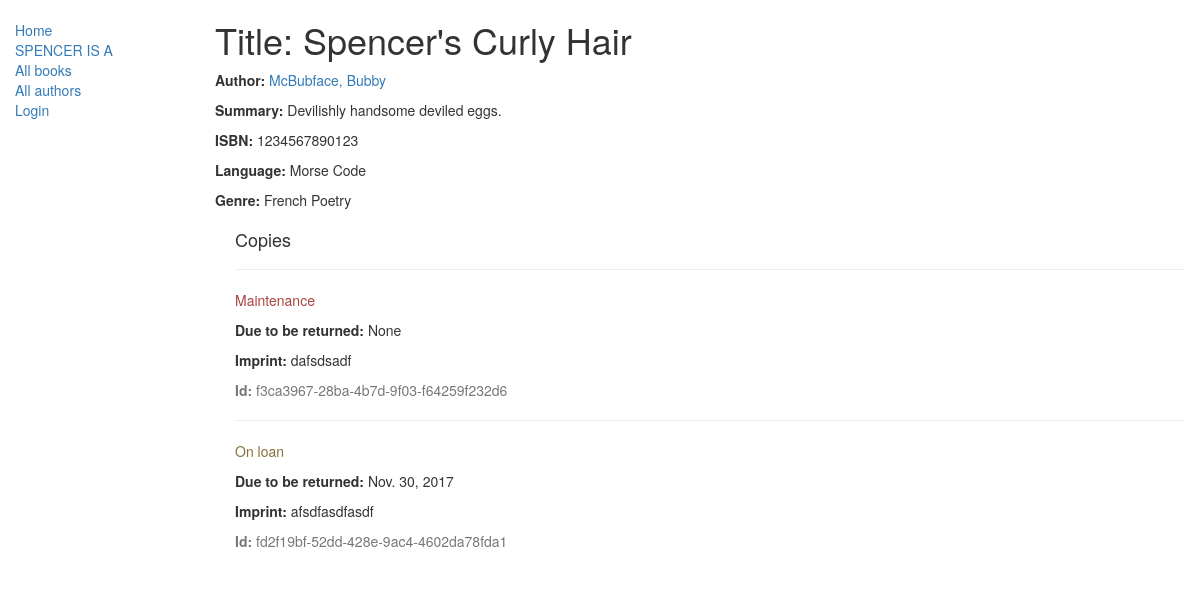
/catalog/book/1, run on the app's committed database.
### catalog/models.py (models this page shows, shortened)
class Book(models.Model):
    title = models.CharField(max_length=200)
    author = models.ForeignKey('Author', on_delete=models.SET_NULL, null=True)
    summary = models.TextField(max_length=1000, help_text="Enter a brief description of the book")
    isbn = models.CharField('ISBN',max_length=13, help_text='13 Character <a href="https://www.isbn-international.org/content/what-isbn">ISBN number</a>')
    genre = models.ManyToManyField(Genre, help_text="Select a genre for this book")
    language = models.ForeignKey('Language', on_delete=models.SET_NULL, null=True)
    def display_genre(self):
        """
        Creates a string for the Genre. This is required to display genre in Admin.
        """
        return ', '.join([ genre.name for genre in self.genre.all()[:3] ])
    display_genre.short_description = 'Genre'

class Author(models.Model):
    first_name = models.CharField(max_length=100)
    last_name = models.CharField(max_length=100)
    date_of_birth = models.DateField(null=True, blank=True)
    date_of_death = models.DateField('died', null=True, blank=True)
    def get_absolute_url(self):
        return reverse('author-detail', args=[str(self.id)])
    def __str__(self):
        return '%s, %s' % (self.last_name, self.first_name)

class Language(models.Model):
    language_name = models.CharField(max_length=200, help_text="Set book's natural language")
    def __str__(self):
        return '%s' % (self.language_name)

class Genre(models.Model):
    name = models.CharField(max_length=200, help_text="Enter a book genre (e.g. Science Fiction, French Poetry etc.)")
    def __str__(self):
        return self.name

class BookInstance(models.Model):
    id = models.UUIDField(primary_key=True, default=uuid.uuid4, help_text="Unique ID for this particular book across whole library")
    book = models.ForeignKey('Book', on_delete=models.SET_NULL, null=True)
    imprint = models.CharField(max_length=200)
    due_back = models.DateField(null=True, blank=True)
    LOAN_STATUS = (
        ('m', 'Maintenance'),
        ('o', 'On loan'),
        ('a', 'Available'),
        ('r', 'Reserved'),
    )
    status = models.CharField(max_length=1, choices=LOAN_STATUS, blank=True, default='m', help_text='Book availability')
    borrower = models.ForeignKey(User, on_delete=models.SET_NULL, null=True, blank=True)
    class Meta:
        ordering = ["due_back"]
        permissions = (("can_mark_returned", "Set book as returned"),)

### catalog/views.py (the view)
# urls.py: url(r'^book/(?P<pk>\d+)$', views.BookDetailView.as_view(), name='book-detail'),
class BookDetailView(generic.DetailView):
    model = Book
    paginate_by = 10

### catalog/templates/catalog/book_detail.html
{% extends "base_generic.html" %}
{% block content %}
  <h1>Title: {{ book.title }}</h1>
  <p><strong>Author:</strong> <a href="{{ book.author.get_absolute_url }}">{{ book.author }}</a></p>
  <p><strong>Summary:</strong> {{ book.summary }}</p>
  <p><strong>ISBN:</strong> {{ book.isbn }}</p>
  <p><strong>Language:</strong> {{ book.language }}</p>
  <p><strong>Genre:</strong> {% for genre in book.genre.all %} {{ genre }}{% if not forloop.last %}, {% endif %}{% endfor %}</p>
  <div style="margin-left:20px;margin-top:20px">
    <h4>Copies</h4>
    {% for copy in book.bookinstance_set.all %}
    <hr>
    <p class="{% if copy.status == 'a' %}text-success{% elif copy.status == 'm' %}text-danger{% else %}text-warning{% endif %}">{{ copy.get_status_display }}</p>
    {% if copy.status != 'a' %}<p><strong>Due to be returned:</strong> {{copy.due_back}}</p>{% endif %}
    <p><strong>Imprint:</strong> {{copy.imprint}}</p>
    <p class="text-muted"><strong>Id:</strong> {{copy.id}}</p>
    {% endfor %}
  </div>
{% endblock %}

### data on the page
Book: title "Spencer's Curly Hair", author "McBubface, Bubby", summary "Devilishly handsome deviled eggs.", isbn "1234567890123", language "Morse Code"
Genre: name "French Poetry"
BookInstance: status "Maintenance", due_back "None", imprint "dafsdsadf", id "f3ca3967-28ba-4b7d-9f03-f64259f232d6"
BookInstance: status "On loan", due_back "Nov. 30, 2017", imprint "afsdfasdfasdf", id "fd2f19bf-52dd-428e-9ac4-4602da78fda1"
